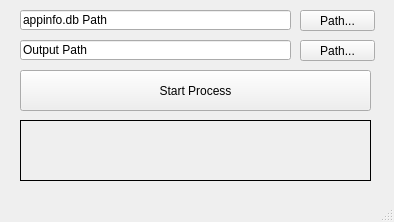
<?xml version="1.0" encoding="UTF-8"?>
<ui version="4.0">
 <class>YT_update_blocker</class>
 <widget class="QMainWindow" name="YT_update_blocker">
  <property name="geometry">
   <rect>
    <x>0</x>
    <y>0</y>
    <width>394</width>
    <height>222</height>
   </rect>
  </property>
  <property name="minimumSize">
   <size>
    <width>0</width>
    <height>0</height>
   </size>
  </property>
  <property name="maximumSize">
   <size>
    <width>1111111</width>
    <height>1111111</height>
   </size>
  </property>
  <property name="windowTitle">
   <string>YT Update Blocker</string>
  </property>
  <widget class="QWidget" name="centralwidget">
   <widget class="QPushButton" name="btn_select_db_path">
    <property name="geometry">
     <rect>
      <x>300</x>
      <y>10</y>
      <width>75</width>
      <height>21</height>
     </rect>
    </property>
    <property name="text">
     <string>Path...</string>
    </property>
   </widget>
   <widget class="QLineEdit" name="le_select_db_path">
    <property name="geometry">
     <rect>
      <x>20</x>
      <y>10</y>
      <width>271</width>
      <height>20</height>
     </rect>
    </property>
    <property name="text">
     <string>appinfo.db Path</string>
    </property>
   </widget>
   <widget class="QLineEdit" name="le_select_output_path">
    <property name="geometry">
     <rect>
      <x>20</x>
      <y>40</y>
      <width>271</width>
      <height>20</height>
     </rect>
    </property>
    <property name="text">
     <string>Output Path</string>
    </property>
   </widget>
   <widget class="QPushButton" name="btn_select_output_path">
    <property name="geometry">
     <rect>
      <x>300</x>
      <y>40</y>
      <width>75</width>
      <height>21</height>
     </rect>
    </property>
    <property name="text">
     <string>Path...</string>
    </property>
   </widget>
   <widget class="QPushButton" name="btn_start_process">
    <property name="geometry">
     <rect>
      <x>20</x>
      <y>70</y>
      <width>351</width>
      <height>41</height>
     </rect>
    </property>
    <property name="text">
     <string>Start Process</string>
    </property>
   </widget>
   <widget class="QLabel" name="lbl_log">
    <property name="geometry">
     <rect>
      <x>20</x>
      <y>120</y>
      <width>351</width>
      <height>61</height>
     </rect>
    </property>
    <property name="frameShape">
     <enum>QFrame::Box</enum>
    </property>
    <property name="text">
     <string/>
    </property>
    <property name="alignment">
     <set>Qt::AlignLeading|Qt::AlignLeft|Qt::AlignTop</set>
    </property>
   </widget>
  </widget>
  <widget class="QMenuBar" name="menubar">
   <property name="geometry">
    <rect>
     <x>0</x>
     <y>0</y>
     <width>394</width>
     <height>21</height>
    </rect>
   </property>
  </widget>
  <widget class="QStatusBar" name="statusbar"/>
 </widget>
 <resources/>
 <connections/>
</ui>
